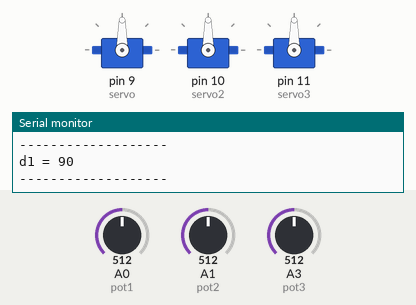
This sketch was run on a simulated Arduino Uno, built with avr-gcc and run on an emulated ATmega328P. Shown: 3 × servo, the last lines printed to the serial monitor. The test bench sets the inputs (shaded band); at power-on: A0 (pot1) = 512, A1 (pot2) = 512, A3 (pot3) = 512.

Above: at 1.2 s.
1.3 s: A0 (pot1) set to 716
At 1.6 s:
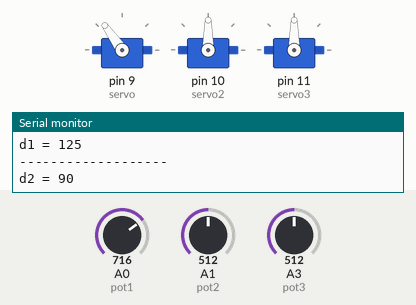
2.8 s: A1 (pot2) set to 560
At 3.6 s:
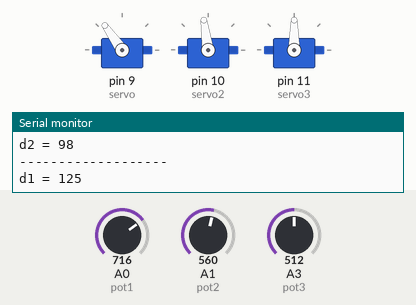
4.3 s: A1 (pot2) set to 584
At 5.5 s:
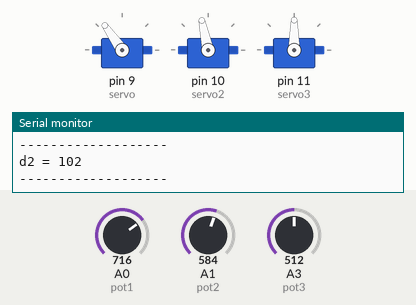
5.8 s: A3 (pot3) set to 716
At 6.1 s:
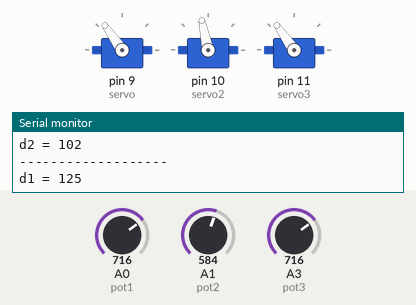
7.3 s: A0 (pot1) set to 900
At 7.8 s:
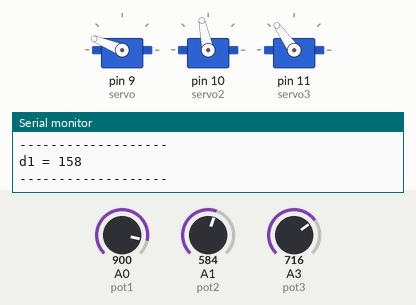
8.8 s: A3 (pot3) set to 900
At 9.6 s:
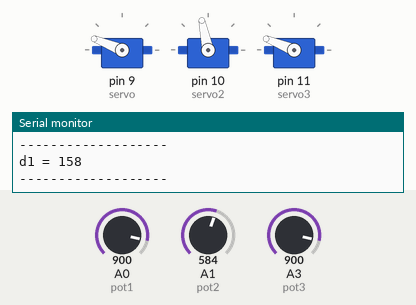
Timing chart, 0 to 11.3 s (numbered marks = the images above; inputs shaded):
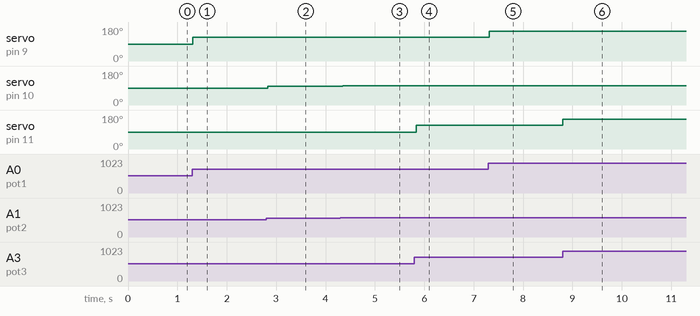

Measured:
- after the input at 1.3 s, servo on pin 9 (servo): 90° → 125° at once
- after the input at 2.8 s, servo on pin 10 (servo2): 90° → 98° at once
- after the input at 4.3 s, servo on pin 10 (servo2): 98° → 102° after 0.05 s
- after the input at 5.8 s, servo on pin 11 (servo3): 90° → 125° at once
- after the input at 7.3 s, servo on pin 9 (servo): 125° → 158° at once
- after the input at 8.8 s, servo on pin 11 (servo3): 125° → 158° at once

The sketch:

servo_kontrol.ino
```cpp
#include <Servo.h>

Servo servo;
Servo servo2;
Servo servo3;

int pos = 0;
int pot1=A0;
int pot2=A1;
int pot3=A3;
int d1;
int d2;
int d3;

void setup() {
 servo.attach(9);
 servo2.attach(10);
 servo3.attach(11);
 Serial.begin(9600);
}

void loop() {
d1 = analogRead(pot1);
d1 = map(d1,0,1023,0,180);
servo.write(d1);

d2 = analogRead(pot2);
d2 = map(d2,0,1023,0,180);
servo2.write(d2);

d3 = analogRead(pot3);
d3 = map(d3,0,1023,0,180);
servo3.write(d3);

Serial.print("d1 = ");
Serial.println(d1);
Serial.println("-------------------");
Serial.print("d2 = ");
Serial.println(d2);
Serial.println("-------------------");

}
```
